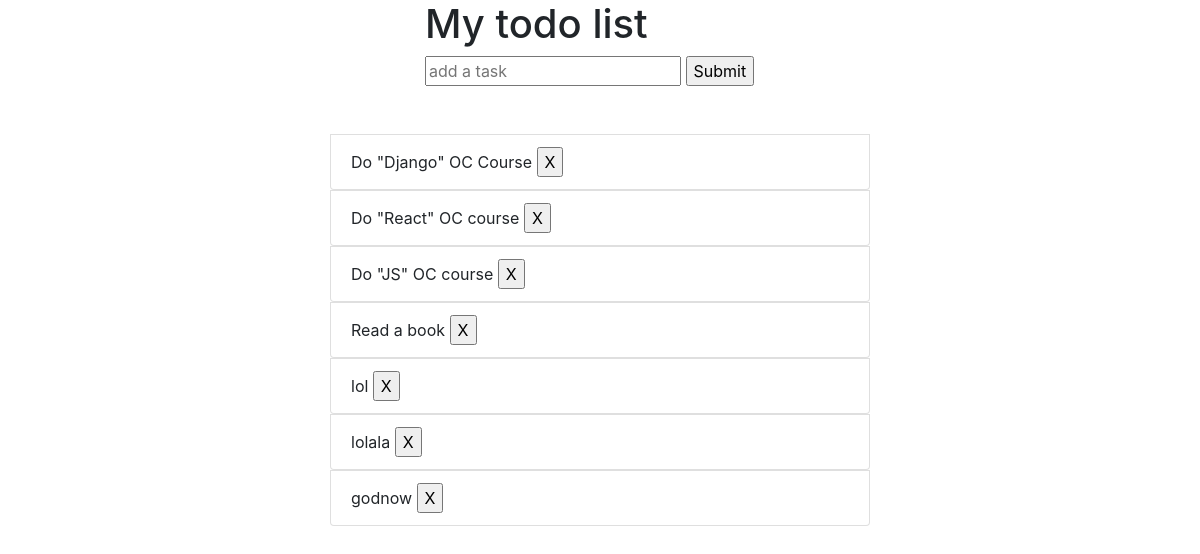
The app's page /, older data.
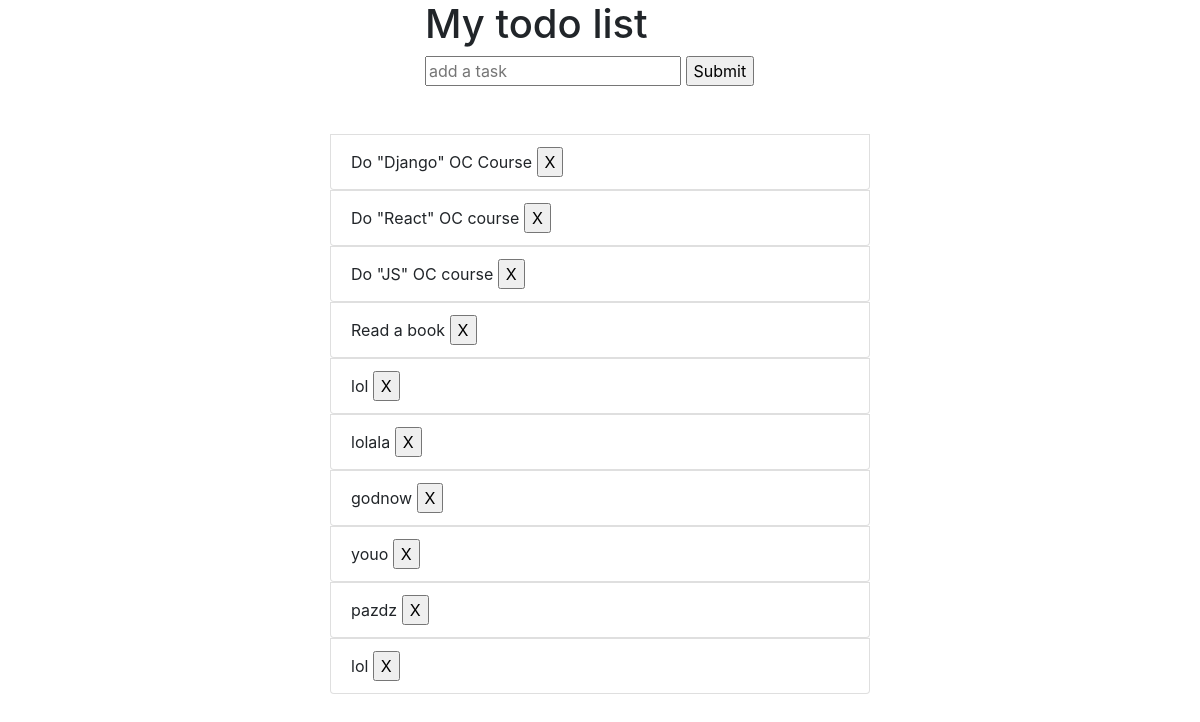
The same page, newer data.
### taskslist/models.py (models this page shows)
class Task(models.Model):
    name = models.CharField(max_length=64)
    def __str__(self):
        return f"{self.name}"

### taskslist/views.py (the view)
# urls.py: path("", views.index, name="index"),
def index(request):
    context = {
        "tasks": Task.objects.all()
    }
    return render(request, "taskslist/index.html", context)

### taskslist/templates/taskslist/index.html (shortened to what this page needs)
<!DOCTYPE html>
<html>
  <head>
    {% load static %}
    <link rel="stylesheet" href="{% static 'taskslist/bootstrap.css' %}">
    <link rel="stylesheet" href="{% static 'taskslist/bootstrap.min.css' %}">
  </head>
  <body>
    <div class="container">
      <div class="row">
        <div class="col-4"></div>
        <div class="col-4">
          <h1>My todo list</h1>
          <form action={% url 'addtask' %} method="post">
            <input type="text" name="task-name" placeholder="add a task">
            <input type="submit">
          </form>
          <br><br>
        </div>
        <div class="col-4"></div>
      </div>
      <div class="row">
        <div class="col-3"></div>
        <div class="col-6">
          <ul class="list-group">
            {% for task in tasks %}
            <form action={% url 'delete_task' task.id %} method="post">
            <li class="list-group-item">
              {{task}}
              <input type="submit" name="delete-a-task" value="X">
            </li>
            </form>
            {% empty %}
            <p>No Tasks.</p>
            {% endfor %}
          </ul>
        </div>
        <div class="col-3"></div>
      </div>
    </div>
  </body>
</html>

Row changes from the older to the newer data that the page shows:
added Task: name "youo"
added Task: name "pazdz"
added Task: name "lol"
